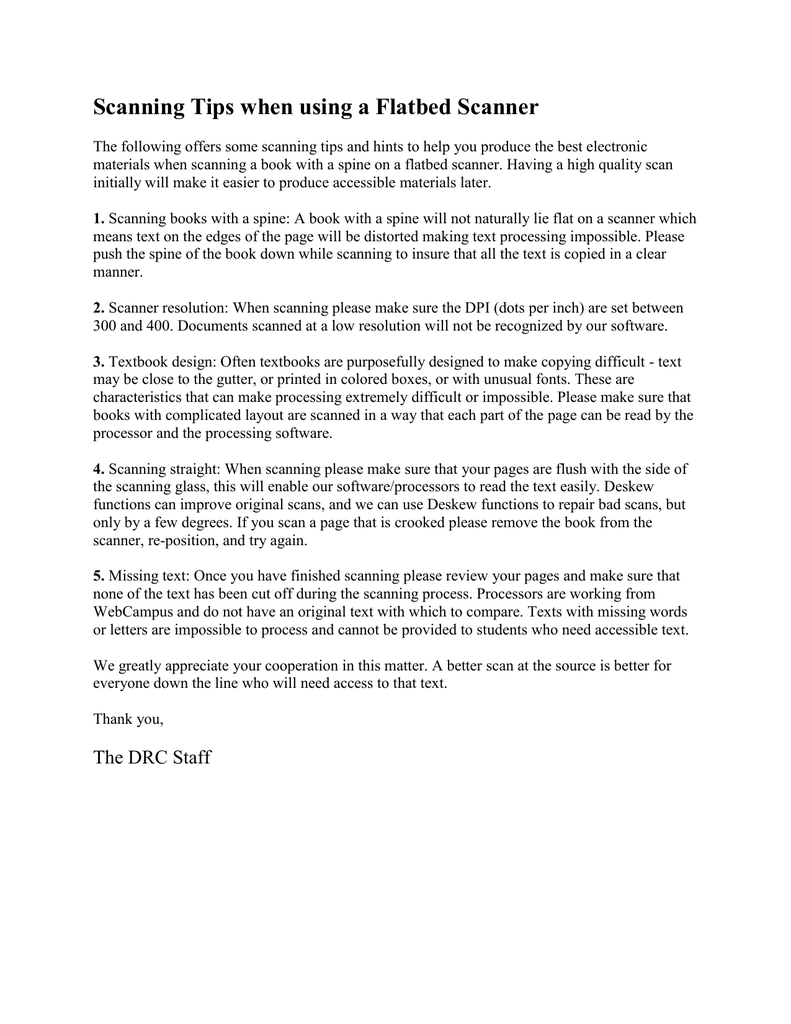
#> input picture textimg.png, 791 x 1024 px, found by its file name
$ jupyter execute --allow-errors 'Image_to_String_to_Speech(EToE).ipynb'
#> lines starting #> are read from the running program, lines starting #| are printed output that depends on the picture; after the words box and inside, x2 and y2 are one past the last pixel; in counts of white or black regions, pixels touching at a corner belong together
[cell 1]
import cv2
import numpy as np
import pytesseract
import pyttsx3
import matplotlib.pyplot as plt
from gtts import gTTS
import os
from googletrans import Translator

pytesseract.pytesseract.tesseract_cmd = 'C:/Program Files/Tesseract-OCR/tesseract.exe'

#Loading an Image having pure english text.
img = cv2.imread('C:/Users/LENOVO/Downloads/textimg.png')
#> img is the input picture: shape (1024, 791, 3); min 0, max 255, mean 243.3

#Converting Image to Grayscale.
gray = cv2.cvtColor(img, cv2.COLOR_BGR2GRAY)

#To get more clear Image in Black and White format, applying Adaptive thresholding.
adaptive_threshold = cv2.adaptiveThreshold(gray, 255, cv2.ADAPTIVE_THRESH_GAUSSIAN_C, cv2.THRESH_BINARY, 91, 11)
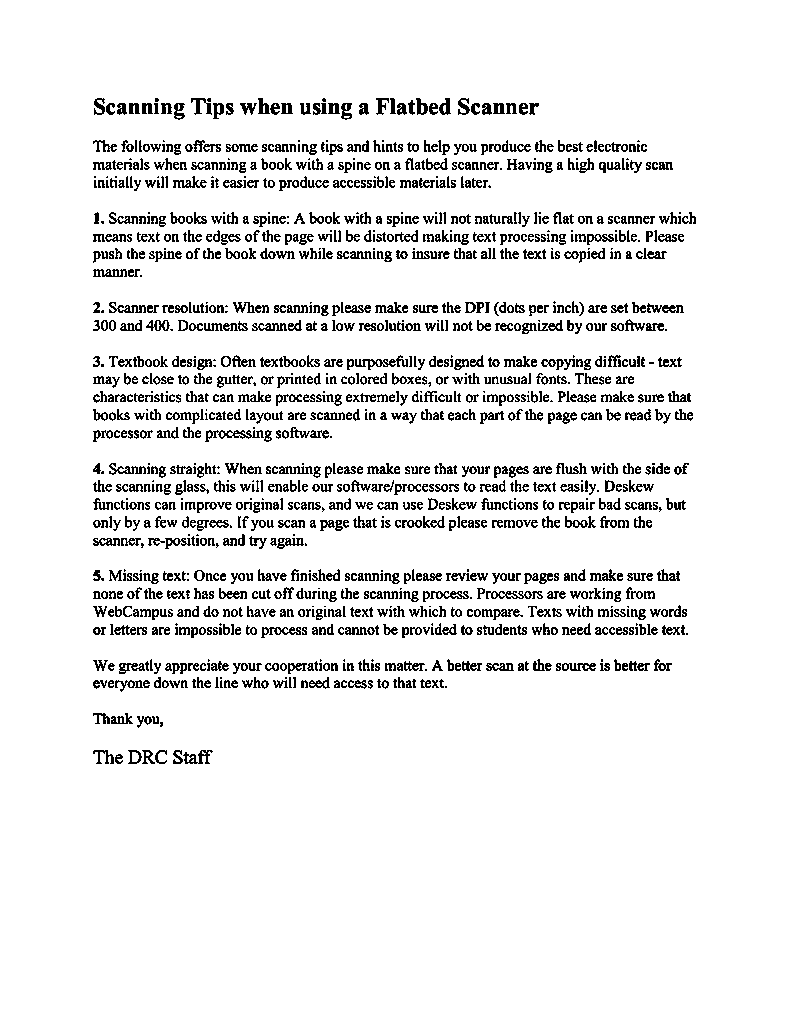
#> adaptive_threshold: shape (1024, 791); 92.4% white; black in thin lines or dots, all inside (x1, y1, x2, y2) = (93, 98, 696, 764)


file = open("Extracted_Text.txt", "w+")

#Converting Image to String
#> (the rest of this cell did not finish here and is left out)
